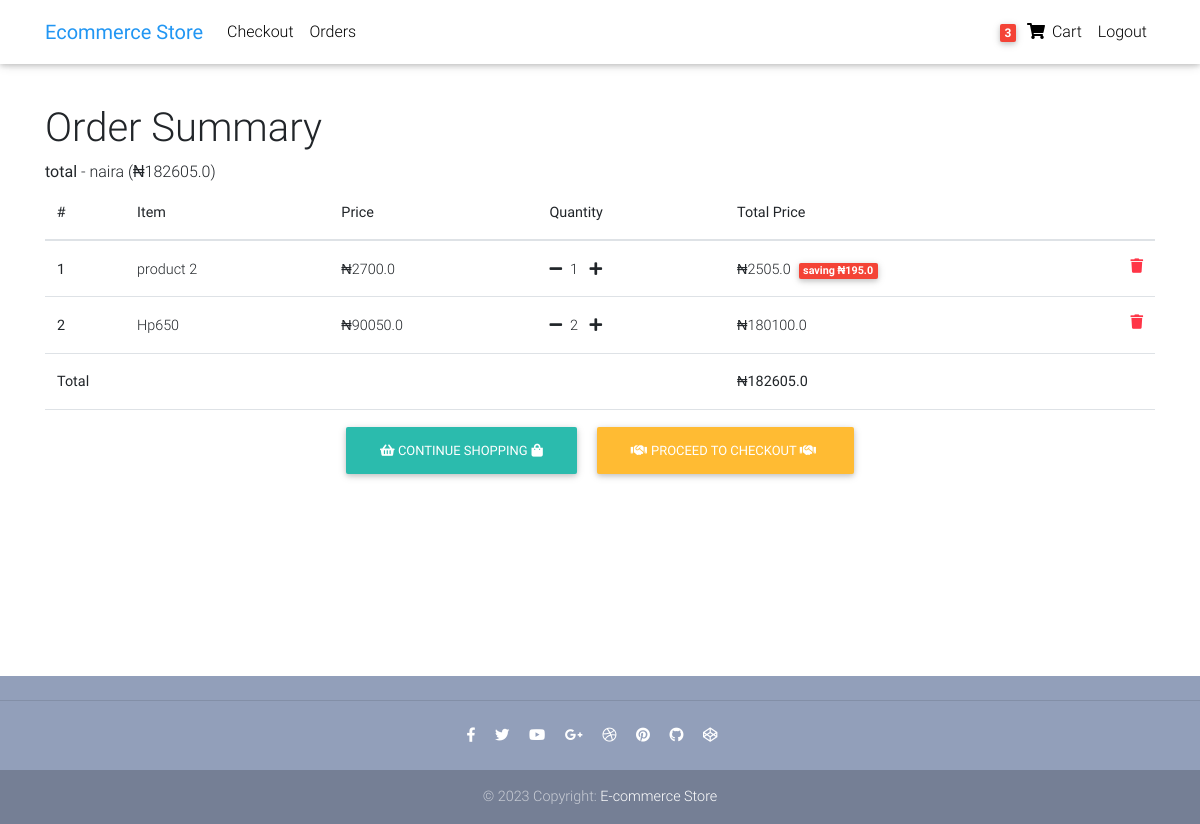
The page /order-summary/ (signed in) on the database as committed earlier.
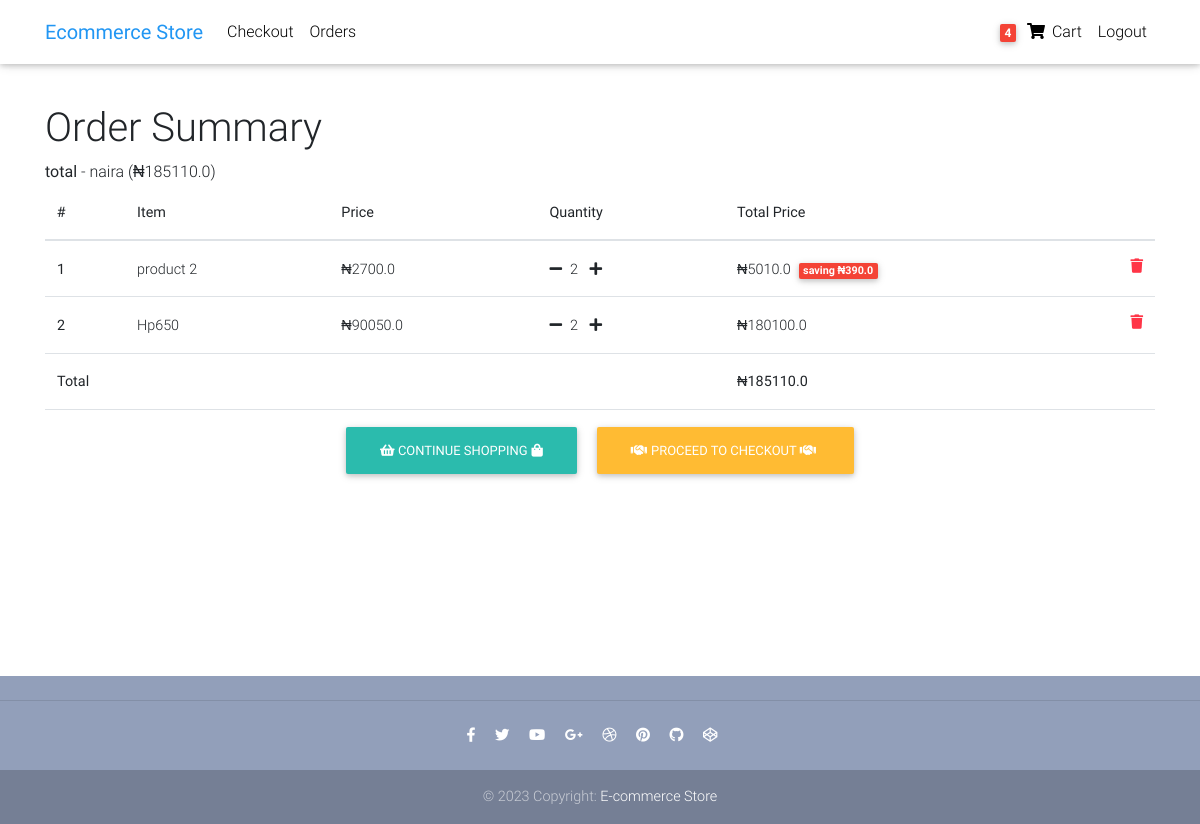
The same page on the database as committed later.
### users/models.py (models this page shows, shortened)
class UserModel(AbstractUser):
    username = models.CharField(null=False, blank=True, max_length=100)
    first_name = models.CharField(max_length=100)
    other_names = models.CharField(max_length=100, blank=True, null=True)
    email = models.EmailField(unique=True)
    USERNAME_FIELD = 'email'
    REQUIRED_FIELDS = [
        'first_name'
    ]
    objects = CustomUserManager()

### core/models.py (models this page shows, shortened)
class Order(models.Model):
    user = models.ForeignKey(USER, on_delete=models.CASCADE)
    items = models.ManyToManyField(OrderItem)
    start_date = models.DateTimeField(auto_now_add= True)
    ordered_date = models.DateTimeField()
    ordered = models.BooleanField(default=False)
    billing_address = models.ForeignKey("BillingAddress",on_delete = models.SET_NULL, null = True, blank = True)
    payment = models.ForeignKey("Payment",on_delete = models.SET_NULL, null = True, blank = True)
    total = models.FloatField(null = True, blank = True)
    def order_total(self):
        total = 0
        for ordered_item in self.items.all():
            total += ordered_item.get_final_total_price()
        return total

class OrderItem(models.Model):
    item = models.ForeignKey(Item, on_delete=models.CASCADE)
    quantity = models.PositiveIntegerField(default = 1)
    user = models.ForeignKey(USER, on_delete = models.CASCADE)
    ordered = models.BooleanField(default=False)
    def get_total_item_discount_price(self):
        num_items = self.quantity
        price = self.item.discount_price
        total = num_items * price
        return total
    def amount_saved(self):
        dic_price = self.item.discount_price
        price = self.item.price
        saved_cost = (price - dic_price) * self.quantity
        return saved_cost
    def get_total_item_price(self):
        num_items = self.quantity
        price = self.item.price
        total = num_items * price
        return total
    def get_final_total_price(self):
        if self.item.discount_price:
            return self.get_total_item_discount_price()
        else:
            return self.get_total_item_price()

class Item(models.Model):
    title = models.CharField(max_length=100)
    price = models.FloatField()
    discount_price = models.FloatField(null = True, blank = True)
    category = models.ForeignKey(Category, on_delete = models.CASCADE)
    label = models.CharField(choices = LABEL_CHOICES, max_length=10)
    description = models.TextField()
    slug = models.SlugField()

### core/views.py (the view)
class OrderSummaryView(LoginRequiredMixin,View):
    def get(self, request):
        try:
            orders_qs = Order.objects.filter(user = request.user, ordered = False)
            orders = orders_qs.first()
            items = orders.items.all()
            context = {
                "orders":orders,
                "items":items
            }
            return render(request, "core/order_summary.html", context)
        except:
            messages.info(request, "You do not have any active order!")
            return redirect("/")

### core/templatetags/cart_tags.py (called while the page is built)
@register.filter
def cart_item_count(user):
    if user.is_authenticated:
        qs = Order.objects.filter(user=user, ordered = False )
        if qs.exists():
            order = qs.first()
            ordered_items = order.items.all()
            total = sum([item.quantity for item in ordered_items])
            return total
        return 0
    else:
        return 0

@register.filter
def number_to_words(value):
    return p.number_to_words(value, andword='and', zero='zero').replace(',', '').replace("point zero", "")

### templates/core/order_summary.html (shortened to what this page needs)
 {%extends 'base.html' %}
 {% load cart_tags %}
{% load static %}
{% block content %}
<div class="table-responsive text-nowrap">
<h1>Order Summary</h1>
<b>total </b>- {{orders.order_total|number_to_words}} naira (&#8358;{{orders.order_total}})
  <table class="table">
    <thead>
      <tr>
        <strong><th scope="col">#</th></strong>
        <th scope="col">Item</th>
        <th scope="col">Price</th>
        <th scope="col">Quantity</th>
        <th scope="col">Total Price</th>
      </tr>
    </thead>
    <tbody>
      {% for item in items %}
      <tr>
        <td scope="col"><b>{{forloop.counter}}</b></td>
        <td>{{item.item.title}}</td>
        <td>&#8358;{{item.item.price}}</td>
        <td>
         <a href="{% url 'decrease-item-qty' item.item.slug %}"> <li class="fas fa-minus mr-2"></li></a>{{item.quantity}}
         <a href="{% url 'increase-item-qty' item.item.slug %}"><li class="fas fa-plus ml-2"></li></a>
         </td>
       <td>
        {% if item.item.discount_price %}
       &#8358;{{item.get_total_item_discount_price}}<span class=" ml-2 badge red"> saving &#8358;{{item.amount_saved}}</span>
       {%else%}
       &#8358;{{item.get_total_item_price}}
       {%endif%}
     <a href="{% url 'remove-item' item.item.slug %}"> <li class=" text-danger fas fa-trash float-right"></li></a>
   </td>
      </tr>
      {% endfor %}
      <tr>
        <td colspan="4" class="text-weight-bold"><strong>Total</strong></td>
        <td><strong class="text-weight-bold">&#8358;{{orders.order_total}} </strong></td>
      </tr>
      <tr>
        <td colspan="5" class="text-center">
          <a class=" btn btn-default mr-2 " href="/"><li class="fas ">&#xf291;</li> Continue shopping<li class="fas ml-1 ">&#xf290;</li>   </a>
          <a class=" btn btn-warning ml-2" href="{% url 'checkout' %}"><li class="fas mr-1 "> &#xf2b5; </li>Proceed to Checkout <li class="fas mr-1 "> &#xf2b5; </li> </a>
        </td>
      </tr>
    </tbody>
  </table>
</div>
{% endblock content %}

### templates/base.html (shortened to what this page needs)
{% load crispy_forms_tags%}
{%load static%}
<!DOCTYPE html>
<html>
<head>
   <link rel="stylesheet" href="https://use.fontawesome.com/releases/v5.11.2/css/all.css">
  <link href="{% static 'css/bootstrap.min.css' %}" rel="stylesheet">
  <link href="{% static 'css/mdb.min.css' %}" rel="stylesheet">
  <link href="{% static 'css/style.min.css' %}" rel="stylesheet"> -->
  <link href="{% static 'css/style.css' %}" rel="stylesheet">
</head>
<body>
  <div class="container--wrapper">
  {% include 'partials/nav.html'%}
<div class="main container">
{% block content %}
{% endblock content %}
</div>
{% include 'partials/footer.html' %}
  </div>
</body>
</html>

### templates/partials/nav.html (shortened to what this page needs)
 {% load cart_tags %}
  <nav class="navbar fixed-top navbar-expand-lg navbar-light white scrolling-navbar">
    <div class="container">
      <a class="navbar-brand waves-effect" href="{%url 'home'%}">
        <strong class="blue-text">Ecommerce Store</strong>
      </a>
      <div class="collapse navbar-collapse" id="navbarSupportedContent">
        <ul class="navbar-nav mr-auto">
          <li class="nav-item">
            <a class="nav-link waves-effect" href='/checkout'>Checkout</a>
          </li>
          <li class="nav-item">
            <a class="nav-link waves-effect" href="{% url 'order-summary'%}">Orders</a>
          </li>
        </ul>
        <ul class="navbar-nav nav-flex-icons">
          {%if request.user.is_authenticated %}
          <li class="nav-item">
            <a class="nav-link waves-effect" href="{% url 'order-summary'  %}">
              <span class="badge red z-depth-1 mr-1"> {{request.user|cart_item_count}}</span>
              <i class="fas fa-shopping-cart"></i>
              <span class="clearfix d-none d-sm-inline-block"> Cart </span>
            </a>
          </li>
          <li class="nav-item">
            <a class="nav-link waves-effect" href='{% url "logout" %}' >Logout</a>
          </li>
          {% endif %}
        </ul>
      </div>
    </div>
  </nav>

### templates/partials/footer.html
  <footer   class="page-footer text-center font-small mt-4 wow fadeIn">
    <hr class="my-4">
    <div class="pb-4">
      <a href="https://www.facebook.com/mdbootstrap" target="_blank">
        <i class="fab fa-facebook-f mr-3"></i>
      </a>
      <a href="https://twitter.com/MDBootstrap" target="_blank">
        <i class="fab fa-twitter mr-3"></i>
      </a>
      <a href="https://www.youtube.com/watch?v=7MUISDJ5ZZ4" target="_blank">
        <i class="fab fa-youtube mr-3"></i>
      </a>
      <a href="https://plus.google.com/u/0/b/107863090883699620484" target="_blank">
        <i class="fab fa-google-plus-g mr-3"></i>
      </a>
      <a href="https://dribbble.com/mdbootstrap" target="_blank">
        <i class="fab fa-dribbble mr-3"></i>
      </a>
      <a href="https://pinterest.com/mdbootstrap" target="_blank">
        <i class="fab fa-pinterest mr-3"></i>
      </a>
      <a href="https://github.com/mdbootstrap/bootstrap-material-design" target="_blank">
        <i class="fab fa-github mr-3"></i>
      </a>
      <a href="http://codepen.io/mdbootstrap/" target="_blank">
        <i class="fab fa-codepen mr-3"></i>
      </a>
    </div>
    <div class="footer-copyright py-3">
      © {% now "Y" %} Copyright:
      <a href="#" target="_blank"> E-commerce Store </a>
    </div>
  </footer>

### static/css/style.css (style rules this page uses)
body .container--wrapper { display: flex; flex-direction: column; justify-content: space-between; min-height: 100vh; }
body .main.container { flex: 1; }

### templates/base.html (style rules this page uses)
html, body, header, .carousel { height: 60vh; }

Rows that differ between the two databases and show on the page:
changed UserModel: user|cart_item_count "3" → "4"
changed Order: order_total "182605.0" → "185110.0"
changed OrderItem "product 2": quantity "1" → "2"; get_total_item_discount_price "2505.0" → "5010.0"; amount_saved "195.0" → "390.0"
